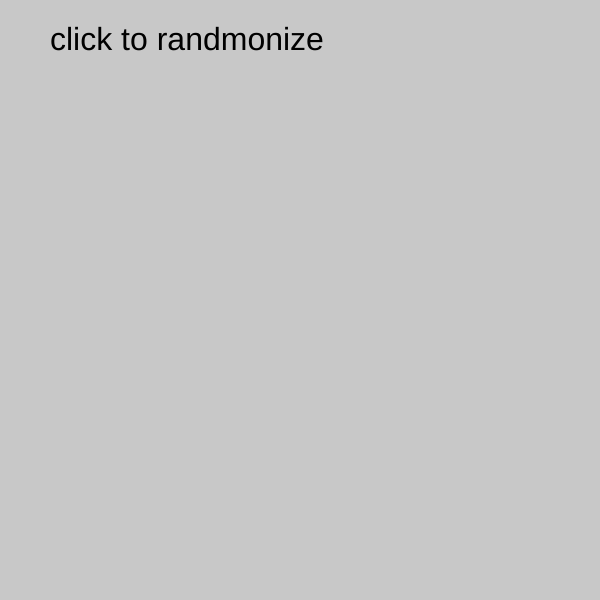
Frame 1 (no input)
Frame 60 (no input): identical to frame 1, image omitted
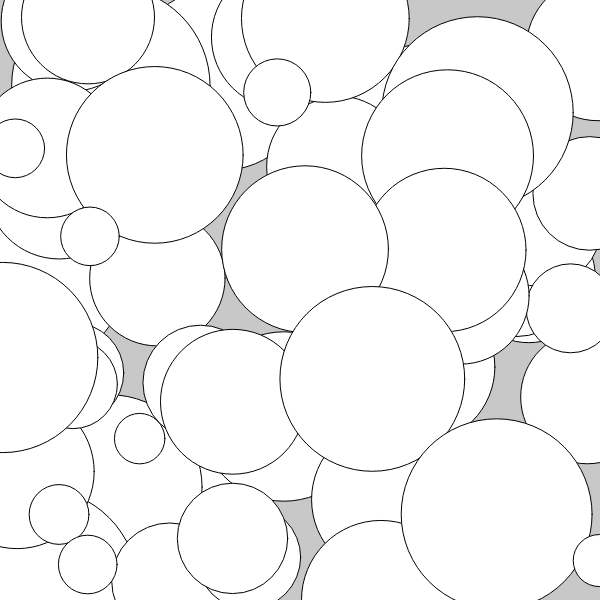
Frame 120 (the mouse pressed at the canvas centre since frame 60)

The p5.js sketch that drew these frames (run headless with seeded random() and noise() and a simulated clock; from frame 60 on, the mouse is pressed at the canvas centre):

// p5.js sketch
// ── sketch.js
// dogs I have loved before
let dogs = [{
  name:"dillon", 
  color: "dog treat color"
}, {
  name: "Ziggy", 
  color:"chartrese"
}, {
  name:"mercedes", 
  color: "poop"
}, {
  name:"petunia",
  color:"rose gold"
}, {
  name:"kloot",
  color:"coffe grind brown"
}, {
name:"nala",
color:"stardust"
}];

let randomIndex;
let animating = false;

function setup() {
  createCanvas(600, 600);
  background(200);
  textSize(32);

  text("click to randmonize", 50, 50);

}

function draw() {

  if(animating == true){
    ellipse(random(width), random(height), random(50, 200));

  }
  
}

function randomizer(){
  animating = false;
  
  if (dogs[0]){
    // this displays random name and splices it out of array
    background(random(200, 255));
    randomIndex = int(random(dogs.length));
    text(dogs[randomIndex].name, 50, 50);
    dogs.splice(randomIndex, 1);
  } else {
    background(random(200, 255));
    text("nothing left!", 50, 50);
}
}

function mousePressed() {
  animating = true;
  setTimeout(randomizer, 2000);
  
}
